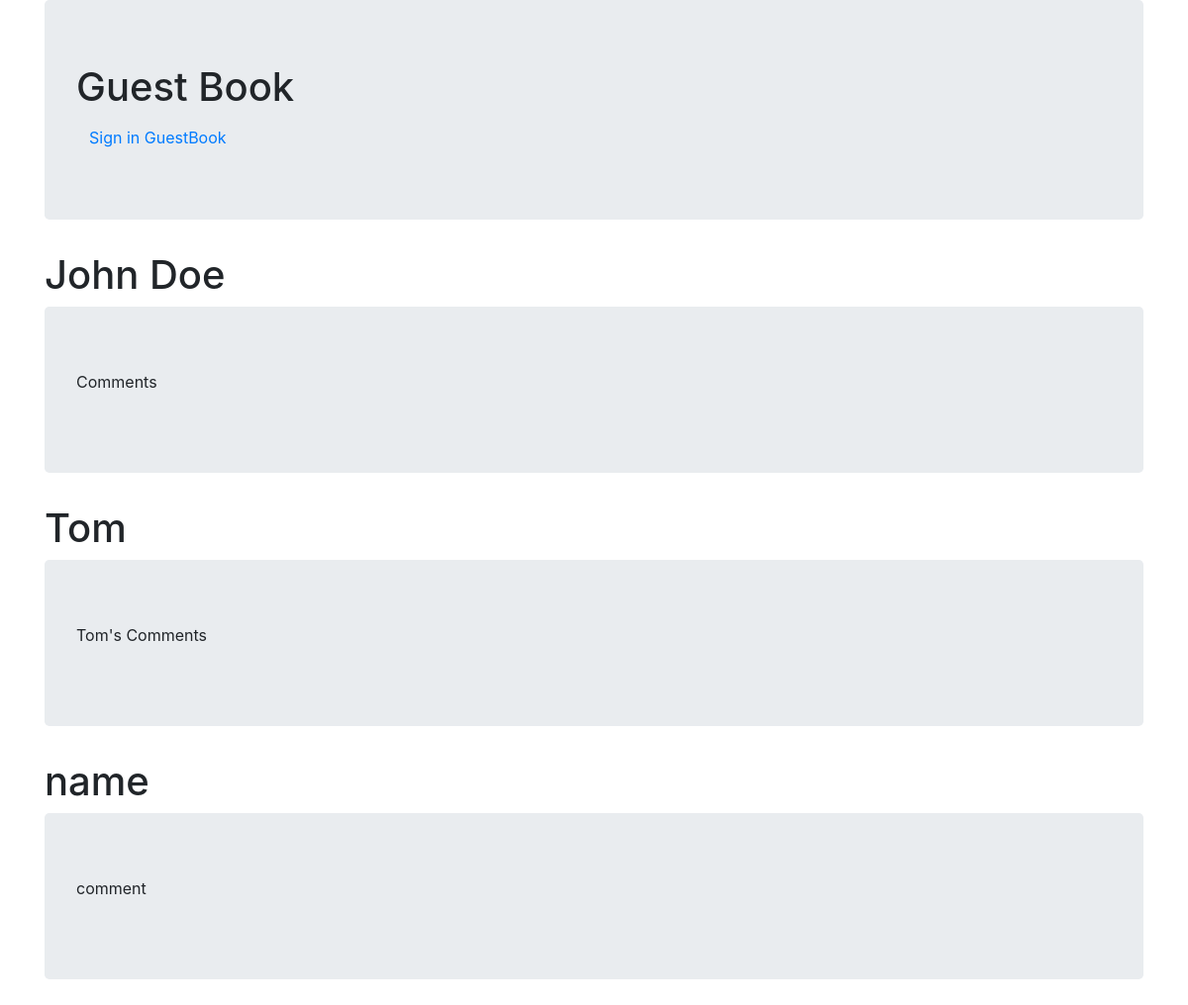
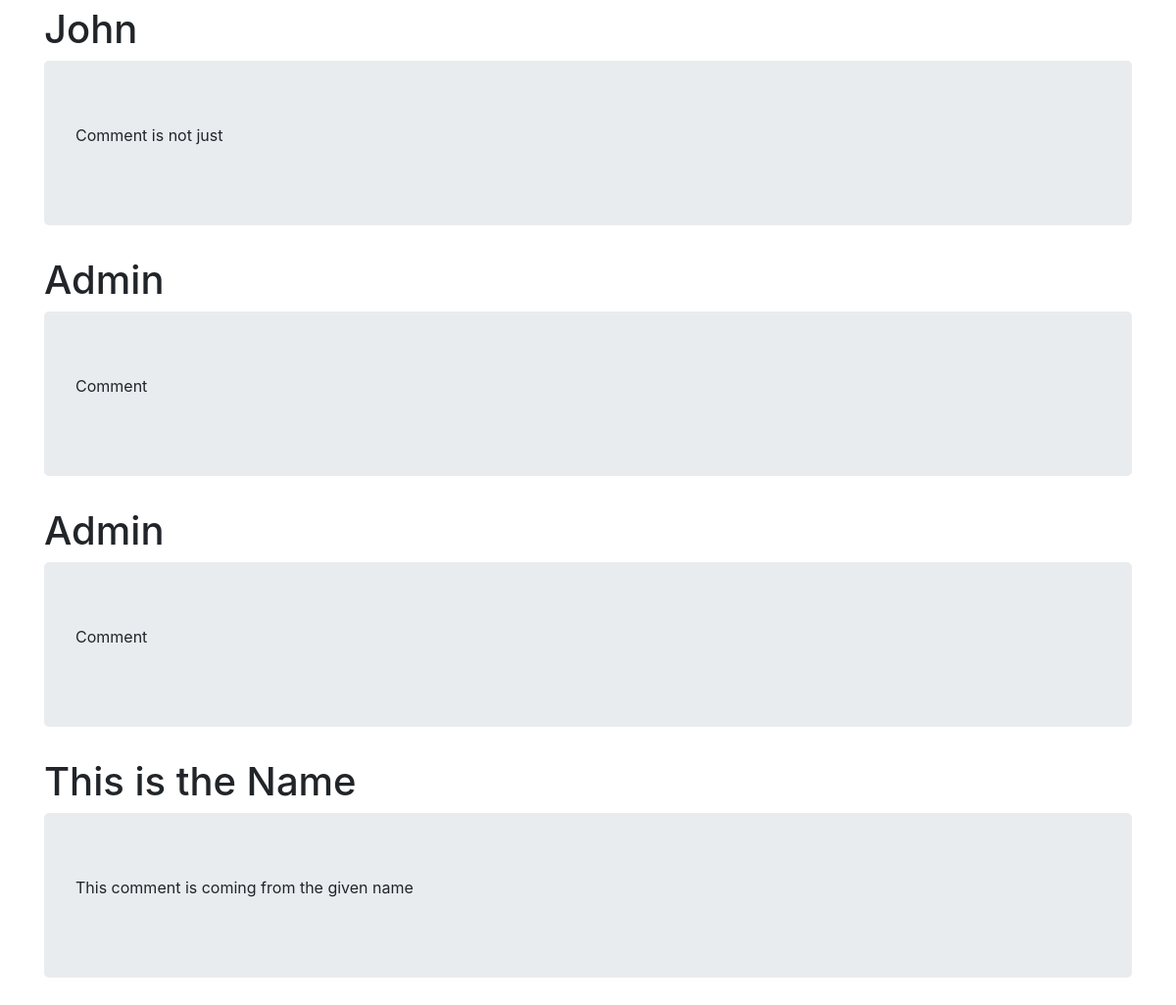
/guest/, run on the app's committed database (2 pictures, top to bottom).
### guestBook/models.py (models this page shows, shortened)
class Comment(models.Model):
    name = models.CharField(max_length=120)
    comment = models.TextField()
    date_added = models.DateTimeField(default=timezone.now)

### guestBook/views.py (the view)
# urls.py: path('', index, name='index'),
def index(request):
    comments = Comment.objects.order_by('-date_added')
    context = {
        'comments': comments
    }
    return render(request, 'guestBook/index.html', context)

### guestBook/templates/guestBook/index.html
{% include 'guestBook/base.html' %}
{% block content %}
<div class="container theme-showcase">
    <div class="jumbotron">
        <h1>Guest Book</h1>
        <a href="{% url 'sign' %}" type="button" class="btn btn-link">Sign in GuestBook</a>
    </div>
    {% for comment in comments %}
    <div class="page-header">
        <h1>{{ comment.name }}</h1>
    </div>
    <div class="jumbotron">
        <p>{{ comment.comment}} </p>
    </div>
    {% endfor %}
</div>
{% endblock %}

### guestBook/templates/guestBook/base.html (shortened to what this page needs)
<!doctype html>
<html lang="en">
<head>
    <link rel="stylesheet"
          href="https://stackpath.bootstrapcdn.com/bootstrap/4.5.0/css/bootstrap.min.css"
>
</head>
<body>
</body>
</html>

### data on the page
Comment: name "John Doe", comment "Comments"
Comment: name "Tom", comment "Tom's Comments"
Comment: name "name", comment "comment"
Comment: name "John", comment "Comment is not just"
Comment: name "Admin", comment "Comment"
Comment: name "Admin", comment "Comment"
Comment: name "This is the Name", comment "This comment is coming from the given name"
